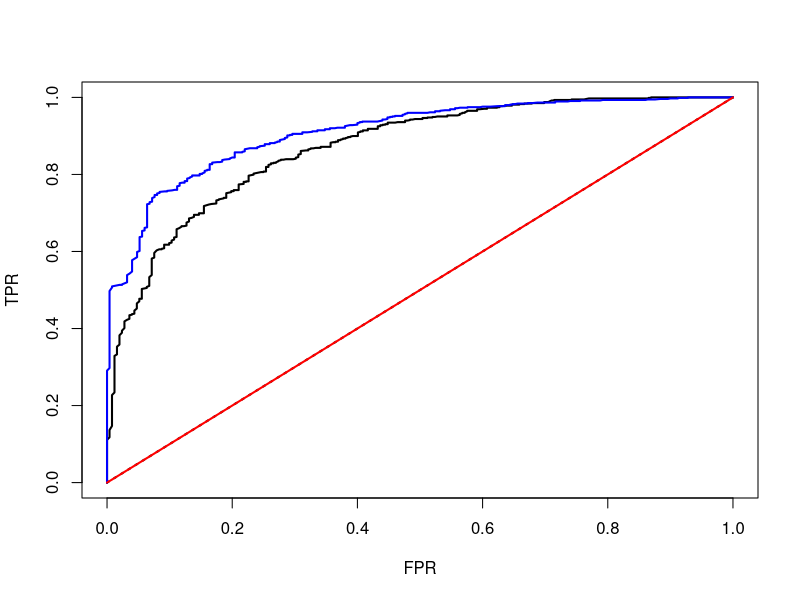

Recreate this plot in R.

# Gradient descent from the previous lecture code
GD = function( gradient, f, eta=.01, x0, epsilon=10^-6, max_iter=10^4){

	t = 2
	trace = matrix( NA, ncol=length(x0), nrow=max_iter)
	trace[1:2,] =	rbind( x0, x0 + 2*epsilon)
	neg_l = f(trace[t,])
	# Begin the gradient descent algorithm
	while( sum((trace[t,] - trace[t-1,])^2)^.5 >= epsilon & t < max_iter ){
		
		# Update the parameters
		trace[t+1,] = trace[t,] - eta * gradient(trace[t,])
	  #print(trace[t+1,])		
		t = t +1
		
		# If negative log-likelihood increases, then reduce learning rate
		neg_l_new = f(trace[t,]) 
		#cat(neg_l_new, "  ", neg_l, "\n")
		if(neg_l_new >= neg_l) eta = eta * .9 
		neg_l = neg_l_new
	}
	cat("final learning rate = ", eta, "\n")
	
	if(t == max_iter){
		print("Warning: max iterations exceeded")
		trace[max_iter,] = NA
	}
		
	return(trace[1:t,])
}



# Generate synthetic training data from a logistic regression model
n = 1000
p = 2
beta = runif( n=p, min=1, max=5) * (-1)^(runif(p) < .5)
X = cbind( 1, matrix( rnorm(n*(p-1)), ncol=p-1))
py = 1 / ( 1 + exp(-X %*% beta))
y = c(runif(n) < py)

# Train the model
df = function(b){
	sigmoid = 1 / (1 + exp(-c(X %*% b)))
	return( colSums((sigmoid - y) * X) )
}

neg_l = function(b){
	sigmoid = 1 / (1 + exp(-c(X %*% b)) +10^-6) # 10^-6 for numerical stability
	return( -sum(y * log(sigmoid) + (1 - y) * log(1 - sigmoid)) )
}

b0 = runif(p) * 2*sqrt(6/p) + (-sqrt(6/p))
beta_MLE = c(tail( GD( gradient=df, f=neg_l, x0=b0), 1))

# Compute the predicted values on the training data
py_hat = 1 / (1 + exp(-c(X %*% beta_MLE)))
y_hat = (py_hat > .5) # Using a threshold of .5

# False positive rate
FPR = sum(y_hat[y == 0] == 1) / sum(y == 0); FPR

# True postive rate (i.e., sensitivity)
TPR = sum(y_hat[y == 1] == 1) / sum(y == 1); TPR

# True negative rate (i.e., specificity)
TNR = sum(y_hat[y == 0] == 0) / sum(y == 0); TNR

# How do these values change for different thresholds?
grid = seq( 0, 1, by=.001)
FPR = rep( NA, length(grid))
TPR = rep( NA, length(grid))
for(k in 1:length(grid)){
	y_hat = (py_hat > grid[k])
	FPR[k] = sum(y_hat[y == 0] == 1) / sum(y == 0)
	TPR[k] = sum(y_hat[y == 1] == 1) / sum(y == 1)
}

# Plot the ROC curve
plot( FPR, TPR, lwd=2, type="l")
lines( grid, grid, lty="dotted", lwd=2)

# This ROC curve shows how well the logistic regression is able to classify the
# training data.  How well does it generalize to data it was not trained on?
# Generate synthetic testing data from the logistic regression model
X_test = cbind( 1, matrix( rnorm(n*(p-1)), ncol=p-1))
py = 1 / ( 1 + exp(-X_test %*% beta))
y_test = c(runif(n) < py)

py_test_hat = 1 / (1 + exp(-c(X_test %*% beta_MLE)))

FPR_test = rep( NA, length(grid))
TPR_test = rep( NA, length(grid))
for(k in 1:length(grid)){
	y_test_hat = (py_test_hat > grid[k])
	FPR_test[k] = sum(y_test_hat[y_test == 0] == 1) / sum(y_test == 0)
	TPR_test[k] = sum(y_test_hat[y_test == 1] == 1) / sum(y_test == 1)
}

# Add this ROC curve to compare with the ROC on the training data
lines( FPR_test, TPR_test, lwd=2, type="l", col="blue")


# Let's verify that random guessing corresponds to the 45 degree line
y_coin = c(runif(n) < .5) # random prediction guesses
FPR_coin = rep( NA, length(grid))
TPR_coin = rep( NA, length(grid))
for(k in 1:length(grid)){
	y_coin = (rep( .5, n) < grid[k])
	FPR_coin[k] = sum(y_coin[y_test == 0] == 1) / sum(y_test == 0)
	TPR_coin[k] = sum(y_coin[y_test == 1] == 1) / sum(y_test == 1)
}
lines( FPR_coin, TPR_coin, lwd=2, type="l", col="red")









